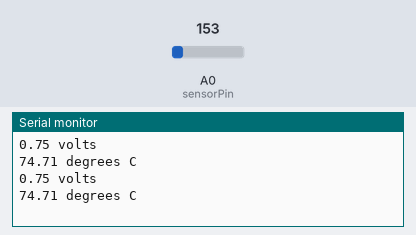
A sketch run on a simulated Arduino Uno, built with avr-gcc and run on an emulated ATmega328P. Shown: the last lines printed to the serial monitor. The inputs (shaded band) are chosen by the test bench; at power-on: A0 (sensorPin) = 153.

Above: at 1.8 s.
1.9 s: A0 (sensorPin) set to 165
At 2.8 s:
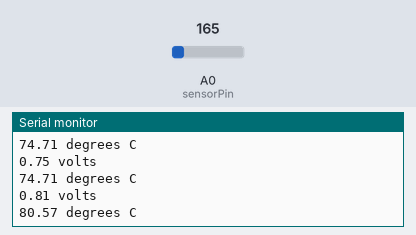
3.4 s: A0 (sensorPin) set to 175
At 4.8 s:
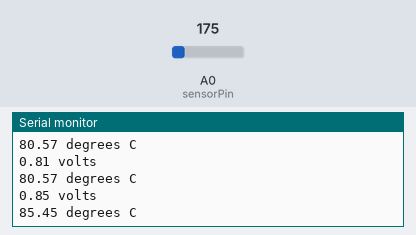
Timing chart, 0 to 6.4 s (numbered marks = the images above; inputs shaded):
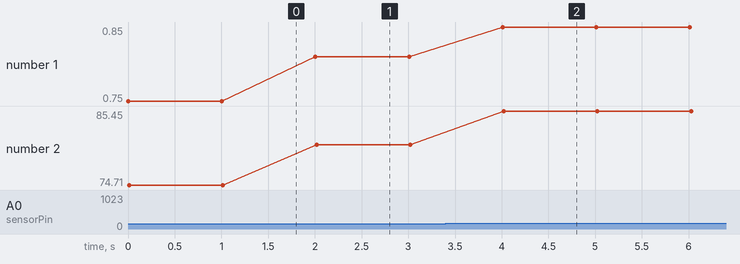

Measured:
- after the input at 1.9 s, the serial monitor: prints a new line after 0.11 s (image 1)
- after the input at 3.4 s, the serial monitor: prints a new line after 0.61 s (image 2)
- plotted number 1: 0.75 → 0.81 after the input at 1.9 s, 0.81 → 0.85 after the input at 3.4 s
- plotted number 2: 74.71 → 80.57 after the input at 1.9 s, 80.57 → 85.45 after the input at 3.4 s

The sketch:

lm35_test.ino
```cpp
    //TMP36 Pin Variables
    int sensorPin = 0; //the analog pin the TMP36's Vout (sense) pin is connected to
    int sensorSupplyPin = 2; //the analog pin the TMP36's Vout (sense) pin is connected to
    //the resolution is 10 mV / degree centigrade with a
    //500 mV offset to allow for negative temperatures
    /*
    * setup() - this function runs once when you turn your Arduino on
    * We initialize the serial connection with the computer
    */
    void setup()
    {
    Serial.begin(9600); //Start the serial connection with the computer
    //to view the result open the serial monitor
      pinMode(sensorSupplyPin, OUTPUT);      // sets the digital pin as output
    }
    void loop() // run over and over again
    {
    digitalWrite(sensorSupplyPin, HIGH);    // enable supply for lm35
    delay(1); //let sensor input settle
    int reading = analogRead(sensorPin);    //getting the voltage reading from the temperature sensor
    digitalWrite(sensorSupplyPin, LOW);    // enable supply for lm35
    // converting that reading to voltage, for 3.3v arduino use 3.3
    float voltage = reading * 5.0;
    voltage /= 1024.0;
    // print out the voltage
    Serial.print(voltage); Serial.println(" volts");
    // now print out the temperature
    float temperatureC = voltage * 100 ; //converting from 10 mv per degree wit 500 mV offset
    //to degrees ((voltage - 500mV) times 100)
    Serial.print(temperatureC); Serial.println(" degrees C");
    delay(1000); //waiting a second
    }
```
